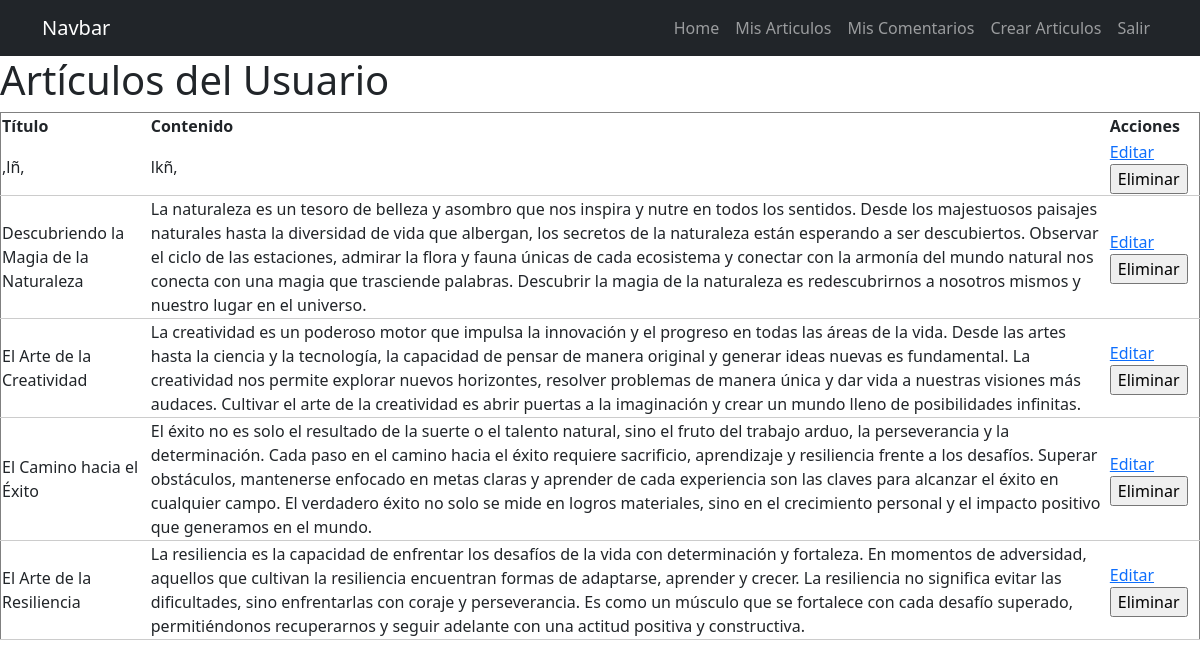
The page /articles_by_user/ (signed in) on the database its author committed.
### blog/models.py (models this page shows)
class Article(models.Model):
    title = models.CharField(max_length=100)
    content = models.TextField()
    author = models.ForeignKey(User, on_delete=models.CASCADE)
    published_date = models.DateTimeField(auto_now_add=True)
    def __str__(self):
        return self.title

### blog/views.py (the view)
# urls.py: path('articles_by_user/', views.articles_by_user, name='articles_by_user'),
@login_required
def articles_by_user(request):
    usuario_id = request.user.id
    articulos = Article.objects.filter(author_id=usuario_id)
    print(articulos)
    return render(request, 'blog/articles_by_user.html', {'articulos': articulos})

### blog/templates/blog/articles_by_user.html (shortened to what this page needs)
{% extends 'blog/base.html' %}
{% block content %}
    <h1>Artículos del Usuario</h1>
    <table border="1" style="border-collapse: collapse; width: 100%;">
        <thead>
            <tr>
                <th>Título</th>
                <th>Contenido</th>
                <th>Acciones</th>
            </tr>
        </thead>
        <tbody>
            {% for articulo in articulos %}
            <tr style="border-bottom: 1px solid #ccc;">
                <td>{{ articulo.title }}</td>
                <td>{{ articulo.content }}</td>
                <td>
                    <a href="{% url 'home'  %}">Editar</a>
                    <form action="{% url 'home'%}" method="post" style="display: inline;">
                        <input type="submit" value="Eliminar" onclick="return confirm('¿Estás seguro de eliminar este artículo?')">
                    </form>
                </td>
            </tr>
            {% endfor %}
        </tbody>
    </table>
{% endblock %}

### blog/templates/blog/base.html (shortened to what this page needs)
<!DOCTYPE html>
<html lang="en">
  <head>
    <link rel="stylesheet" href="https://cdn.jsdelivr.net/npm/bootstrap@5.2.0/dist/css/bootstrap.min.css">
  </head>
  <body>
    {% include 'blog/_navbar.html' %}
    {% block content %}
    {% endblock %}
  </body>
</html>

### blog/templates/blog/_navbar.html (shortened to what this page needs)
<nav class="navbar navbar-expand-lg navbar-dark bg-dark">
  <div class="container">
    <a class="navbar-brand" href="/">Navbar</a>
    <div class="collapse navbar-collapse" id="navbarNav">
      <ul class="navbar-nav ms-auto">
        <li class="nav-item">
          <a href="/" class="nav-link">Home</a>
        </li>
        {% if user.is_authenticated %}
        <li class="nav-item">
          <a href="{% url 'articles_by_user' %}" class="nav-link">Mis Articulos</a>
        </li>
        <li class="nav-item">
          <a href="{% url 'home' %}" class="nav-link">Mis Comentarios</a>
        </li>
        <li class="nav-item">
          <a class="nav-link" href="/create_article">Crear Articulos</a>
        </li>
        <li class="nav-item">
          <a class="nav-link" href="/logout">Salir</a>
        </li>
        {% endif %}
      </ul>
    </div>
  </div>
</nav>

### rows shown on the page
Article: title ",lñ,", content "lkñ,"
Article: title "Descubriendo la Magia de la Naturaleza", content "La naturaleza es un tesoro de belleza y asombro que nos inspira y nutre en todos los sentidos. Desde los majestuosos paisajes naturales hasta la diversidad de vida que albergan, los secretos de la naturaleza están esperando a ser descubiertos. Observar el ciclo de las estaciones, admirar la flora y fauna únicas de cada ecosistema y conectar con la armonía del mundo natural nos conecta con una magia que trasciende palabras. Descubrir la magia de la naturaleza es redescubrirnos a nosotros mismos y nuestro lugar en el universo."
Article: title "El Arte de la Creatividad", content "La creatividad es un poderoso motor que impulsa la innovación y el progreso en todas las áreas de la vida. Desde las artes hasta la ciencia y la tecnología, la capacidad de pensar de manera original y generar ideas nuevas es fundamental. La creatividad nos permite explorar nuevos horizontes, resolver problemas de manera única y dar vida a nuestras visiones más audaces. Cultivar el arte de la creatividad es abrir puertas a la imaginación y crear un mundo lleno de posibilidades infinitas."
Article: title "El Camino hacia el Éxito", content "El éxito no es solo el resultado de la suerte o el talento natural, sino el fruto del trabajo arduo, la perseverancia y la determinación. Cada paso en el camino hacia el éxito requiere sacrificio, aprendizaje y resiliencia frente a los desafíos. Superar obstáculos, mantenerse enfocado en metas claras y aprender de cada experiencia son las claves para alcanzar el éxito en cualquier campo. El verdadero éxito no solo se mide en logros materiales, sino en el crecimiento personal y el impacto positivo que generamos en el mundo."
Article: title "El Arte de la Resiliencia", content "La resiliencia es la capacidad de enfrentar los desafíos de la vida con determinación y fortaleza. En momentos de adversidad, aquellos que cultivan la resiliencia encuentran formas de adaptarse, aprender y crecer. La resiliencia no significa evitar las dificultades, sino enfrentarlas con coraje y perseverancia. Es como un músculo que se fortalece con cada desafío superado, permitiéndonos recuperarnos y seguir adelante con una actitud positiva y constructiva."
